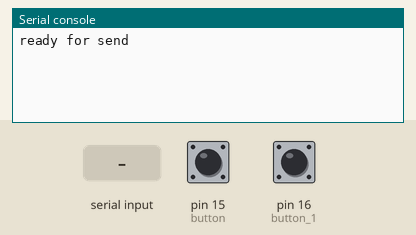
Recording of a program running on a simulated MicroPython board. On the bench: the last lines printed to the serial console. The test bench sets the inputs (shaded band); at power-on: pin 15 (button) HIGH, pin 16 (button_1) HIGH.

Above: at 1.2 s.
1.3 s: "1" received over the second serial link
At 2.3 s:
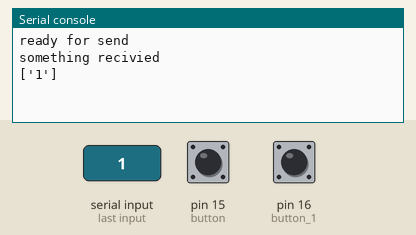
2.8 s: "0" received over the second serial link
At 3.5 s:
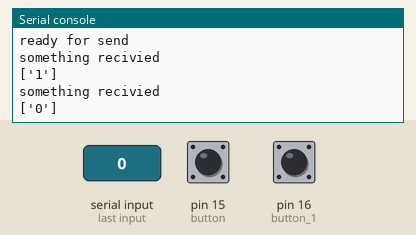

The program:

pong-thonny.py
```python
from machine import Pin , UART
import time


button = Pin(15, Pin.IN, Pin.PULL_UP)
button_1 = Pin(16, Pin.IN, Pin.PULL_UP)

uart = UART(1, 9600)
uart.init(9600, bits = 8, parity = None,stop = 1, rx = Pin(9), tx = Pin(8))

print("ready for send")

while True:

    if uart.any() > 0:
        print("something recivied")

        data = uart.read().decode('ASCII').strip().lower().split(".")
        print(data)
    if not button.value():
        uart.write("ru.")
        time.sleep(0.2)
    elif not button_1.value():
        uart.write("rd.")
        time.sleep(0.2)
        
```

Measured:
- after the input at 1.3 s, the serial console: prints a new line at once (image 1)
- after the input at 2.8 s, the serial console: prints a new line at once (image 2)
